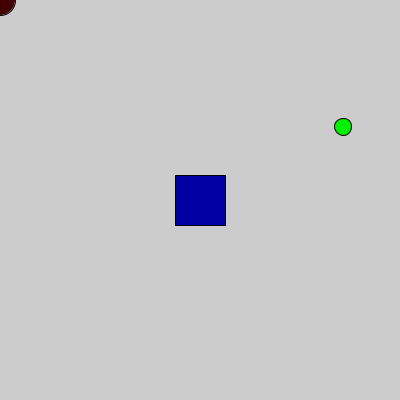
Frame 1 (no input)
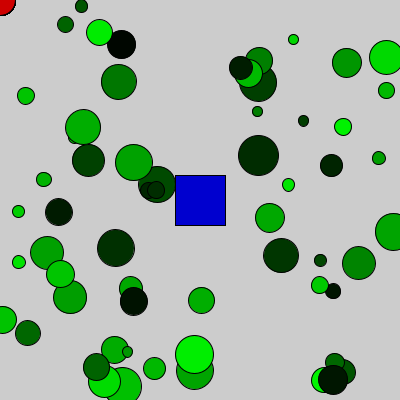
Frame 60 (the mouse pressed at the canvas centre just before this capture)
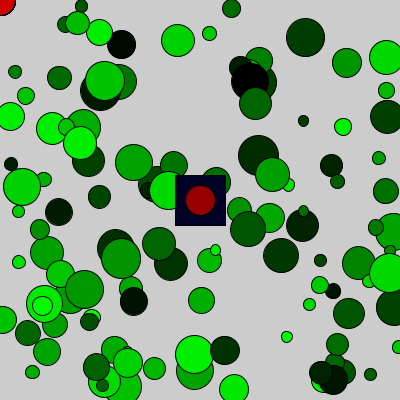
Frame 120 (the mouse held since frame 60 and released just before this capture)

The Processing sketch that drew these frames (run headless with seeded random() and noise(); from frame 60 on, the mouse is pressed at the canvas centre):

// Processing sketch: VoidFunctions
// ── VoidFunctions.pde
void setup() {
  size(400,400); //set canvas size
  
}

void draw(){
  //drawARandomCircle();
  //if(mousePressed){
    //drawACircleAt(mouseX, mouseY);
  
  centerSquare(); //run void centerSquare
  circle(); //run void circle
  randomCircle(); //run void random circle
  }
  
 
  

//void drawARandomCircle(){
  //fill(random(255),random(255),random(255));
  //float diam = random(10,100);
  // ellipse(random(width),random(height),diam,diam);
  


//void drawACircleAt(int x,int y){
  //fill(150,0,255);
  //ellipse(x,y,30,30);
  

void centerSquare(){ //creates square function
  fill(0,0,random(255)); //random blue
  rect(175,175,50,50); //set rectangle size and position
}

void circle(){ //creates circle function
  fill(random(0,255),0,0); //set color to random red
  ellipse(mouseX,mouseY,30,30); //set size and position
}

void randomCircle(){ //creates random circle function
 
  fill(0,random(255),0); //set color to random green
  float rad = random(10,40); //declare and initialize variable 
  
  ellipse(random(width),random(height),rad,rad); //set circle size and position
  
}
